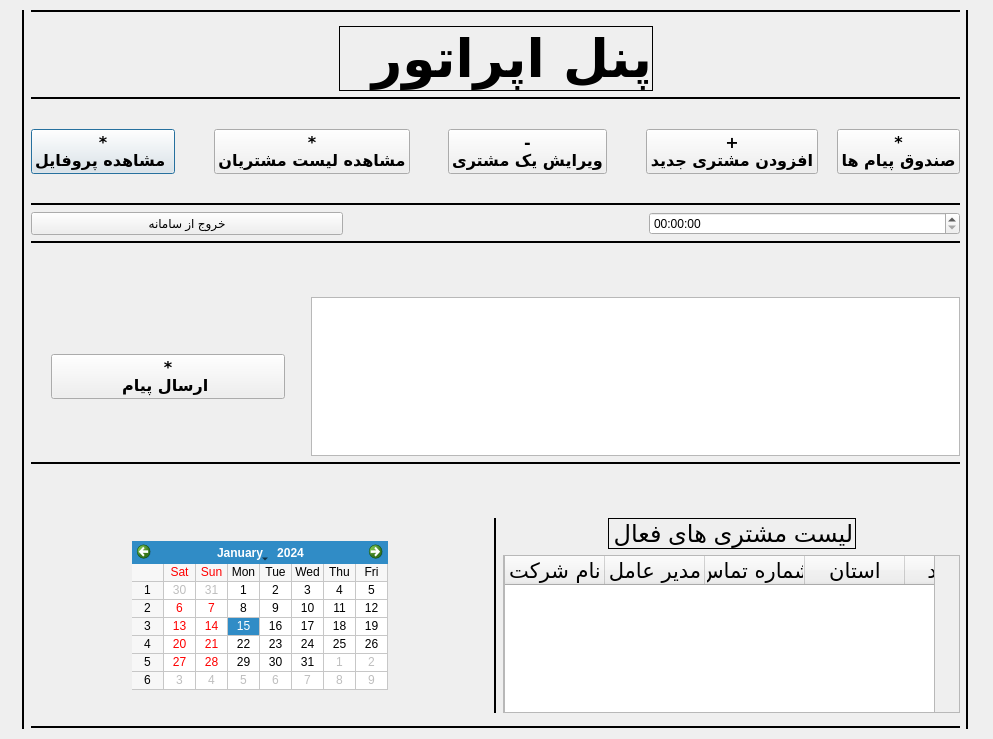
<?xml version="1.0" encoding="UTF-8"?>
<ui version="4.0">
 <class>Operator</class>
 <widget class="QDialog" name="Operator">
  <property name="geometry">
   <rect>
    <x>0</x>
    <y>0</y>
    <width>993</width>
    <height>739</height>
   </rect>
  </property>
  <property name="windowTitle">
   <string>Dialog</string>
  </property>
  <widget class="QWidget" name="layoutWidget">
   <property name="geometry">
    <rect>
     <x>10</x>
     <y>10</y>
     <width>971</width>
     <height>719</height>
    </rect>
   </property>
   <layout class="QHBoxLayout" name="horizontalLayout_7">
    <item>
     <spacer name="horizontalSpacer_17">
      <property name="orientation">
       <enum>Qt::Horizontal</enum>
      </property>
      <property name="sizeType">
       <enum>QSizePolicy::Maximum</enum>
      </property>
      <property name="sizeHint" stdset="0">
       <size>
        <width>40</width>
        <height>20</height>
       </size>
      </property>
     </spacer>
    </item>
    <item>
     <widget class="Line" name="line_7">
      <property name="frameShadow">
       <enum>QFrame::Plain</enum>
      </property>
      <property name="lineWidth">
       <number>2</number>
      </property>
      <property name="orientation">
       <enum>Qt::Vertical</enum>
      </property>
     </widget>
    </item>
    <item>
     <layout class="QVBoxLayout" name="verticalLayout_7">
      <item>
       <layout class="QVBoxLayout" name="verticalLayout_2">
        <item>
         <widget class="Line" name="line_5">
          <property name="frameShadow">
           <enum>QFrame::Plain</enum>
          </property>
          <property name="lineWidth">
           <number>2</number>
          </property>
          <property name="orientation">
           <enum>Qt::Horizontal</enum>
          </property>
         </widget>
        </item>
        <item>
         <spacer name="verticalSpacer_12">
          <property name="orientation">
           <enum>Qt::Vertical</enum>
          </property>
          <property name="sizeHint" stdset="0">
           <size>
            <width>20</width>
            <height>40</height>
           </size>
          </property>
         </spacer>
        </item>
        <item>
         <layout class="QHBoxLayout" name="horizontalLayout">
          <item>
           <spacer name="horizontalSpacer">
            <property name="orientation">
             <enum>Qt::Horizontal</enum>
            </property>
            <property name="sizeHint" stdset="0">
             <size>
              <width>40</width>
              <height>20</height>
             </size>
            </property>
           </spacer>
          </item>
          <item>
           <widget class="QLabel" name="Boss_title">
            <property name="font">
             <font>
              <family>B Nazanin</family>
              <pointsize>40</pointsize>
              <weight>75</weight>
              <bold>true</bold>
             </font>
            </property>
            <property name="focusPolicy">
             <enum>Qt::ClickFocus</enum>
            </property>
            <property name="frameShape">
             <enum>QFrame::Box</enum>
            </property>
            <property name="text">
             <string>پنل اپراتور</string>
            </property>
           </widget>
          </item>
          <item>
           <spacer name="horizontalSpacer_2">
            <property name="orientation">
             <enum>Qt::Horizontal</enum>
            </property>
            <property name="sizeHint" stdset="0">
             <size>
              <width>40</width>
              <height>20</height>
             </size>
            </property>
           </spacer>
          </item>
         </layout>
        </item>
       </layout>
      </item>
      <item>
       <widget class="Line" name="line_4">
        <property name="windowModality">
         <enum>Qt::ApplicationModal</enum>
        </property>
        <property name="frameShadow">
         <enum>QFrame::Plain</enum>
        </property>
        <property name="lineWidth">
         <number>2</number>
        </property>
        <property name="orientation">
         <enum>Qt::Horizontal</enum>
        </property>
       </widget>
      </item>
      <item>
       <layout class="QVBoxLayout" name="verticalLayout_3">
        <item>
         <spacer name="verticalSpacer_10">
          <property name="orientation">
           <enum>Qt::Vertical</enum>
          </property>
          <property name="sizeHint" stdset="0">
           <size>
            <width>20</width>
            <height>40</height>
           </size>
          </property>
         </spacer>
        </item>
        <item>
         <layout class="QHBoxLayout" name="horizontalLayout_2">
          <item>
           <widget class="QPushButton" name="see_prof">
            <property name="font">
             <font>
              <family>B Nazanin</family>
              <pointsize>12</pointsize>
              <weight>75</weight>
              <bold>true</bold>
             </font>
            </property>
            <property name="toolTip">
             <string>&lt;html&gt;&lt;head/&gt;&lt;body&gt;&lt;p align=&quot;center&quot;&gt;&lt;span style=&quot; font-size:6pt;&quot;&gt;برای مشاهده اطلاعات شخصیتان کیلک کنید&lt;/span&gt;&lt;/p&gt;&lt;/body&gt;&lt;/html&gt;</string>
            </property>
            <property name="layoutDirection">
             <enum>Qt::RightToLeft</enum>
            </property>
            <property name="text">
             <string>*
مشاهده پروفایل </string>
            </property>
            <property name="checkable">
             <bool>false</bool>
            </property>
            <property name="autoRepeat">
             <bool>false</bool>
            </property>
            <property name="autoRepeatDelay">
             <number>300</number>
            </property>
           </widget>
          </item>
          <item>
           <spacer name="horizontalSpacer_13">
            <property name="orientation">
             <enum>Qt::Horizontal</enum>
            </property>
            <property name="sizeType">
             <enum>QSizePolicy::Maximum</enum>
            </property>
            <property name="sizeHint" stdset="0">
             <size>
              <width>40</width>
              <height>20</height>
             </size>
            </property>
           </spacer>
          </item>
          <item>
           <widget class="QPushButton" name="see_clt">
            <property name="font">
             <font>
              <family>B Nazanin</family>
              <pointsize>12</pointsize>
              <weight>75</weight>
              <bold>true</bold>
             </font>
            </property>
            <property name="toolTip">
             <string>&lt;html&gt;&lt;head/&gt;&lt;body&gt;&lt;p align=&quot;center&quot;&gt;&lt;span style=&quot; font-size:6pt;&quot;&gt;.برای مشاهده لیست مشترین کیلک کنید&lt;/span&gt;&lt;/p&gt;&lt;/body&gt;&lt;/html&gt;</string>
            </property>
            <property name="layoutDirection">
             <enum>Qt::RightToLeft</enum>
            </property>
            <property name="text">
             <string>*
مشاهده لیست مشتریان</string>
            </property>
            <property name="checkable">
             <bool>false</bool>
            </property>
            <property name="autoRepeat">
             <bool>false</bool>
            </property>
            <property name="autoRepeatDelay">
             <number>300</number>
            </property>
           </widget>
          </item>
          <item>
           <spacer name="horizontalSpacer_15">
            <property name="orientation">
             <enum>Qt::Horizontal</enum>
            </property>
            <property name="sizeType">
             <enum>QSizePolicy::Maximum</enum>
            </property>
            <property name="sizeHint" stdset="0">
             <size>
              <width>40</width>
              <height>20</height>
             </size>
            </property>
           </spacer>
          </item>
          <item>
           <widget class="QPushButton" name="Del_clt">
            <property name="font">
             <font>
              <family>B Nazanin</family>
              <pointsize>12</pointsize>
              <weight>75</weight>
              <bold>true</bold>
             </font>
            </property>
            <property name="toolTip">
             <string>&lt;html&gt;&lt;head/&gt;&lt;body&gt;&lt;p align=&quot;center&quot;&gt;&lt;span style=&quot; font-size:6pt;&quot;&gt;.برای ویرایش اطلاعات یک کلیک کنید&lt;/span&gt;&lt;/p&gt;&lt;/body&gt;&lt;/html&gt;</string>
            </property>
            <property name="layoutDirection">
             <enum>Qt::RightToLeft</enum>
            </property>
            <property name="text">
             <string>-
ویرایش یک مشتری</string>
            </property>
            <property name="checkable">
             <bool>false</bool>
            </property>
            <property name="autoRepeat">
             <bool>false</bool>
            </property>
            <property name="autoRepeatDelay">
             <number>300</number>
            </property>
           </widget>
          </item>
          <item>
           <spacer name="horizontalSpacer_16">
            <property name="orientation">
             <enum>Qt::Horizontal</enum>
            </property>
            <property name="sizeType">
             <enum>QSizePolicy::Maximum</enum>
            </property>
            <property name="sizeHint" stdset="0">
             <size>
              <width>40</width>
              <height>20</height>
             </size>
            </property>
           </spacer>
          </item>
          <item>
           <widget class="QPushButton" name="Add_clt">
            <property name="font">
             <font>
              <family>B Nazanin</family>
              <pointsize>12</pointsize>
              <weight>75</weight>
              <bold>true</bold>
             </font>
            </property>
            <property name="toolTip">
             <string>&lt;html&gt;&lt;head/&gt;&lt;body&gt;&lt;p align=&quot;center&quot;&gt;&lt;span style=&quot; font-size:6pt;&quot;&gt;برای افزودن یک مشتری جدید کلیک کنید.&lt;/span&gt;&lt;/p&gt;&lt;/body&gt;&lt;/html&gt;</string>
            </property>
            <property name="layoutDirection">
             <enum>Qt::RightToLeft</enum>
            </property>
            <property name="text">
             <string>+
افزودن مشتری جدید</string>
            </property>
            <property name="checkable">
             <bool>false</bool>
            </property>
            <property name="autoRepeat">
             <bool>false</bool>
            </property>
            <property name="autoRepeatDelay">
             <number>300</number>
            </property>
            <property name="autoDefault">
             <bool>false</bool>
            </property>
            <property name="default">
             <bool>false</bool>
            </property>
            <property name="flat">
             <bool>false</bool>
            </property>
           </widget>
          </item>
          <item>
           <spacer name="horizontalSpacer_12">
            <property name="orientation">
             <enum>Qt::Horizontal</enum>
            </property>
            <property name="sizeType">
             <enum>QSizePolicy::Maximum</enum>
            </property>
            <property name="sizeHint" stdset="0">
             <size>
              <width>20</width>
              <height>20</height>
             </size>
            </property>
           </spacer>
          </item>
          <item>
           <widget class="QPushButton" name="Inbox">
            <property name="font">
             <font>
              <family>B Nazanin</family>
              <pointsize>12</pointsize>
              <weight>75</weight>
              <bold>true</bold>
             </font>
            </property>
            <property name="toolTip">
             <string>&lt;html&gt;&lt;head/&gt;&lt;body&gt;&lt;p align=&quot;center&quot;&gt;&lt;span style=&quot; font-size:6pt;&quot;&gt;.برای ویرایش اطلاعات یک کلیک کنید&lt;/span&gt;&lt;/p&gt;&lt;/body&gt;&lt;/html&gt;</string>
            </property>
            <property name="layoutDirection">
             <enum>Qt::RightToLeft</enum>
            </property>
            <property name="text">
             <string>*
صندوق پیام ها</string>
            </property>
            <property name="checkable">
             <bool>false</bool>
            </property>
            <property name="autoRepeat">
             <bool>false</bool>
            </property>
            <property name="autoRepeatDelay">
             <number>300</number>
            </property>
           </widget>
          </item>
         </layout>
        </item>
        <item>
         <spacer name="verticalSpacer_11">
          <property name="orientation">
           <enum>Qt::Vertical</enum>
          </property>
          <property name="sizeHint" stdset="0">
           <size>
            <width>20</width>
            <height>40</height>
           </size>
          </property>
         </spacer>
        </item>
       </layout>
      </item>
      <item>
       <widget class="Line" name="line_3">
        <property name="windowModality">
         <enum>Qt::ApplicationModal</enum>
        </property>
        <property name="frameShadow">
         <enum>QFrame::Plain</enum>
        </property>
        <property name="lineWidth">
         <number>2</number>
        </property>
        <property name="orientation">
         <enum>Qt::Horizontal</enum>
        </property>
       </widget>
      </item>
      <item>
       <layout class="QVBoxLayout" name="verticalLayout_4">
        <item>
         <layout class="QHBoxLayout" name="horizontalLayout_3">
          <item>
           <widget class="QPushButton" name="logout">
            <property name="text">
             <string>خروج از سامانه</string>
            </property>
           </widget>
          </item>
          <item>
           <spacer name="horizontalSpacer_3">
            <property name="orientation">
             <enum>Qt::Horizontal</enum>
            </property>
            <property name="sizeType">
             <enum>QSizePolicy::Maximum</enum>
            </property>
            <property name="sizeHint" stdset="0">
             <size>
              <width>300</width>
              <height>20</height>
             </size>
            </property>
           </spacer>
          </item>
          <item>
           <widget class="QTimeEdit" name="timeEdit">
            <property name="currentSection">
             <enum>QDateTimeEdit::HourSection</enum>
            </property>
           </widget>
          </item>
         </layout>
        </item>
       </layout>
      </item>
      <item>
       <widget class="Line" name="line_2">
        <property name="frameShadow">
         <enum>QFrame::Plain</enum>
        </property>
        <property name="lineWidth">
         <number>2</number>
        </property>
        <property name="orientation">
         <enum>Qt::Horizontal</enum>
        </property>
       </widget>
      </item>
      <item>
       <spacer name="verticalSpacer_5">
        <property name="orientation">
         <enum>Qt::Vertical</enum>
        </property>
        <property name="sizeHint" stdset="0">
         <size>
          <width>20</width>
          <height>80</height>
         </size>
        </property>
       </spacer>
      </item>
      <item>
       <layout class="QVBoxLayout" name="verticalLayout_5">
        <item>
         <layout class="QHBoxLayout" name="horizontalLayout_4">
          <item>
           <spacer name="horizontalSpacer_4">
            <property name="orientation">
             <enum>Qt::Horizontal</enum>
            </property>
            <property name="sizeType">
             <enum>QSizePolicy::Maximum</enum>
            </property>
            <property name="sizeHint" stdset="0">
             <size>
              <width>20</width>
              <height>20</height>
             </size>
            </property>
           </spacer>
          </item>
          <item>
           <widget class="QPushButton" name="see_prof_2">
            <property name="font">
             <font>
              <family>B Nazanin</family>
              <pointsize>12</pointsize>
              <weight>75</weight>
              <bold>true</bold>
             </font>
            </property>
            <property name="toolTip">
             <string>&lt;html&gt;&lt;head/&gt;&lt;body&gt;&lt;p&gt;برای افزودن کارمند جدید کلیک کنید.&lt;/p&gt;&lt;/body&gt;&lt;/html&gt;</string>
            </property>
            <property name="layoutDirection">
             <enum>Qt::RightToLeft</enum>
            </property>
            <property name="text">
             <string>*
            ارسال پیام             </string>
            </property>
            <property name="checkable">
             <bool>false</bool>
            </property>
            <property name="autoRepeat">
             <bool>false</bool>
            </property>
            <property name="autoRepeatDelay">
             <number>300</number>
            </property>
           </widget>
          </item>
          <item>
           <spacer name="horizontalSpacer_5">
            <property name="orientation">
             <enum>Qt::Horizontal</enum>
            </property>
            <property name="sizeType">
             <enum>QSizePolicy::Maximum</enum>
            </property>
            <property name="sizeHint" stdset="0">
             <size>
              <width>20</width>
              <height>20</height>
             </size>
            </property>
           </spacer>
          </item>
          <item>
           <layout class="QVBoxLayout" name="verticalLayout_8">
            <item>
             <widget class="QTextEdit" name="messageText"/>
            </item>
           </layout>
          </item>
         </layout>
        </item>
       </layout>
      </item>
      <item>
       <widget class="Line" name="line">
        <property name="frameShadow">
         <enum>QFrame::Plain</enum>
        </property>
        <property name="lineWidth">
         <number>2</number>
        </property>
        <property name="orientation">
         <enum>Qt::Horizontal</enum>
        </property>
       </widget>
      </item>
      <item>
       <spacer name="verticalSpacer_4">
        <property name="orientation">
         <enum>Qt::Vertical</enum>
        </property>
        <property name="sizeHint" stdset="0">
         <size>
          <width>20</width>
          <height>80</height>
         </size>
        </property>
       </spacer>
      </item>
      <item>
       <layout class="QHBoxLayout" name="horizontalLayout_8">
        <item>
         <layout class="QVBoxLayout" name="verticalLayout">
          <item>
           <spacer name="verticalSpacer">
            <property name="orientation">
             <enum>Qt::Vertical</enum>
            </property>
            <property name="sizeHint" stdset="0">
             <size>
              <width>20</width>
              <height>40</height>
             </size>
            </property>
           </spacer>
          </item>
          <item>
           <layout class="QHBoxLayout" name="horizontalLayout_5">
            <item>
             <spacer name="horizontalSpacer_7">
              <property name="orientation">
               <enum>Qt::Horizontal</enum>
              </property>
              <property name="sizeHint" stdset="0">
               <size>
                <width>40</width>
                <height>20</height>
               </size>
              </property>
             </spacer>
            </item>
            <item>
             <widget class="QCalendarWidget" name="calendarWidget">
              <property name="firstDayOfWeek">
               <enum>Qt::Saturday</enum>
              </property>
              <property name="gridVisible">
               <bool>true</bool>
              </property>
              <property name="selectionMode">
               <enum>QCalendarWidget::SingleSelection</enum>
              </property>
              <property name="horizontalHeaderFormat">
               <enum>QCalendarWidget::ShortDayNames</enum>
              </property>
              <property name="verticalHeaderFormat">
               <enum>QCalendarWidget::ISOWeekNumbers</enum>
              </property>
              <property name="navigationBarVisible">
               <bool>true</bool>
              </property>
              <property name="dateEditEnabled">
               <bool>true</bool>
              </property>
             </widget>
            </item>
            <item>
             <spacer name="horizontalSpacer_8">
              <property name="orientation">
               <enum>Qt::Horizontal</enum>
              </property>
              <property name="sizeType">
               <enum>QSizePolicy::Expanding</enum>
              </property>
              <property name="sizeHint" stdset="0">
               <size>
                <width>40</width>
                <height>20</height>
               </size>
              </property>
             </spacer>
            </item>
           </layout>
          </item>
          <item>
           <spacer name="verticalSpacer_2">
            <property name="orientation">
             <enum>Qt::Vertical</enum>
            </property>
            <property name="sizeHint" stdset="0">
             <size>
              <width>20</width>
              <height>40</height>
             </size>
            </property>
           </spacer>
          </item>
         </layout>
        </item>
        <item>
         <widget class="Line" name="line_9">
          <property name="frameShadow">
           <enum>QFrame::Plain</enum>
          </property>
          <property name="lineWidth">
           <number>2</number>
          </property>
          <property name="orientation">
           <enum>Qt::Vertical</enum>
          </property>
         </widget>
        </item>
        <item>
         <layout class="QVBoxLayout" name="verticalLayout_6">
          <item>
           <layout class="QHBoxLayout" name="horizontalLayout_6">
            <item>
             <spacer name="horizontalSpacer_9">
              <property name="orientation">
               <enum>Qt::Horizontal</enum>
              </property>
              <property name="sizeHint" stdset="0">
               <size>
                <width>40</width>
                <height>20</height>
               </size>
              </property>
             </spacer>
            </item>
            <item>
             <widget class="QLabel" name="calls_list">
              <property name="frameShape">
               <enum>QFrame::Box</enum>
              </property>
              <property name="text">
               <string>&lt;html&gt;&lt;head/&gt;&lt;body&gt;&lt;p align=&quot;center&quot;&gt;&lt;span style=&quot; font-size:18pt;&quot;&gt;لیست مشتری های فعال&lt;/span&gt;&lt;/p&gt;&lt;/body&gt;&lt;/html&gt;</string>
              </property>
             </widget>
            </item>
            <item>
             <spacer name="horizontalSpacer_10">
              <property name="orientation">
               <enum>Qt::Horizontal</enum>
              </property>
              <property name="sizeHint" stdset="0">
               <size>
                <width>40</width>
                <height>20</height>
               </size>
              </property>
             </spacer>
            </item>
           </layout>
          </item>
          <item>
           <widget class="QScrollArea" name="scrollArea">
            <property name="widgetResizable">
             <bool>true</bool>
            </property>
            <widget class="QWidget" name="scrollAreaWidgetContents">
             <property name="geometry">
              <rect>
               <x>0</x>
               <y>0</y>
               <width>434</width>
               <height>183</height>
              </rect>
             </property>
             <widget class="QTableWidget" name="activeClientTable">
              <property name="geometry">
               <rect>
                <x>0</x>
                <y>-1</y>
                <width>431</width>
                <height>181</height>
               </rect>
              </property>
              <column>
               <property name="text">
                <string>نام شرکت</string>
               </property>
               <property name="font">
                <font>
                 <family>B Nazanin</family>
                 <pointsize>16</pointsize>
                 <kerning>false</kerning>
                </font>
               </property>
               <property name="textAlignment">
                <set>AlignCenter</set>
               </property>
               <property name="background">
                <color alpha="0">
                 <red>0</red>
                 <green>0</green>
                 <blue>0</blue>
                </color>
               </property>
              </column>
              <column>
               <property name="text">
                <string>مدیر عامل</string>
               </property>
               <property name="font">
                <font>
                 <family>B Nazanin</family>
                 <pointsize>16</pointsize>
                 <kerning>false</kerning>
                </font>
               </property>
               <property name="textAlignment">
                <set>AlignCenter</set>
               </property>
               <property name="background">
                <color alpha="0">
                 <red>0</red>
                 <green>0</green>
                 <blue>0</blue>
                </color>
               </property>
              </column>
              <column>
               <property name="text">
                <string>شماره تماس</string>
               </property>
               <property name="font">
                <font>
                 <family>B Nazanin</family>
                 <pointsize>16</pointsize>
                 <kerning>false</kerning>
                </font>
               </property>
               <property name="textAlignment">
                <set>AlignCenter</set>
               </property>
               <property name="background">
                <color alpha="0">
                 <red>0</red>
                 <green>0</green>
                 <blue>0</blue>
                </color>
               </property>
              </column>
              <column>
               <property name="text">
                <string notr="true">استان</string>
               </property>
               <property name="font">
                <font>
                 <family>B Nazanin</family>
                 <pointsize>16</pointsize>
                 <kerning>false</kerning>
                </font>
               </property>
               <property name="textAlignment">
                <set>AlignCenter</set>
               </property>
               <property name="background">
                <color alpha="0">
                 <red>0</red>
                 <green>0</green>
                 <blue>0</blue>
                </color>
               </property>
              </column>
              <column>
               <property name="text">
                <string>کارمند</string>
               </property>
               <property name="font">
                <font>
                 <family>Agency FB</family>
                 <pointsize>16</pointsize>
                </font>
               </property>
              </column>
             </widget>
            </widget>
           </widget>
          </item>
         </layout>
        </item>
       </layout>
      </item>
      <item>
       <spacer name="verticalSpacer_13">
        <property name="orientation">
         <enum>Qt::Vertical</enum>
        </property>
        <property name="sizeHint" stdset="0">
         <size>
          <width>20</width>
          <height>40</height>
         </size>
        </property>
       </spacer>
      </item>
      <item>
       <widget class="Line" name="line_6">
        <property name="frameShadow">
         <enum>QFrame::Plain</enum>
        </property>
        <property name="lineWidth">
         <number>2</number>
        </property>
        <property name="orientation">
         <enum>Qt::Horizontal</enum>
        </property>
       </widget>
      </item>
     </layout>
    </item>
    <item>
     <widget class="Line" name="line_8">
      <property name="frameShadow">
       <enum>QFrame::Plain</enum>
      </property>
      <property name="lineWidth">
       <number>2</number>
      </property>
      <property name="orientation">
       <enum>Qt::Vertical</enum>
      </property>
     </widget>
    </item>
    <item>
     <spacer name="horizontalSpacer_18">
      <property name="orientation">
       <enum>Qt::Horizontal</enum>
      </property>
      <property name="sizeType">
       <enum>QSizePolicy::Maximum</enum>
      </property>
      <property name="sizeHint" stdset="0">
       <size>
        <width>40</width>
        <height>20</height>
       </size>
      </property>
     </spacer>
    </item>
   </layout>
  </widget>
 </widget>
 <resources/>
 <connections/>
</ui>
